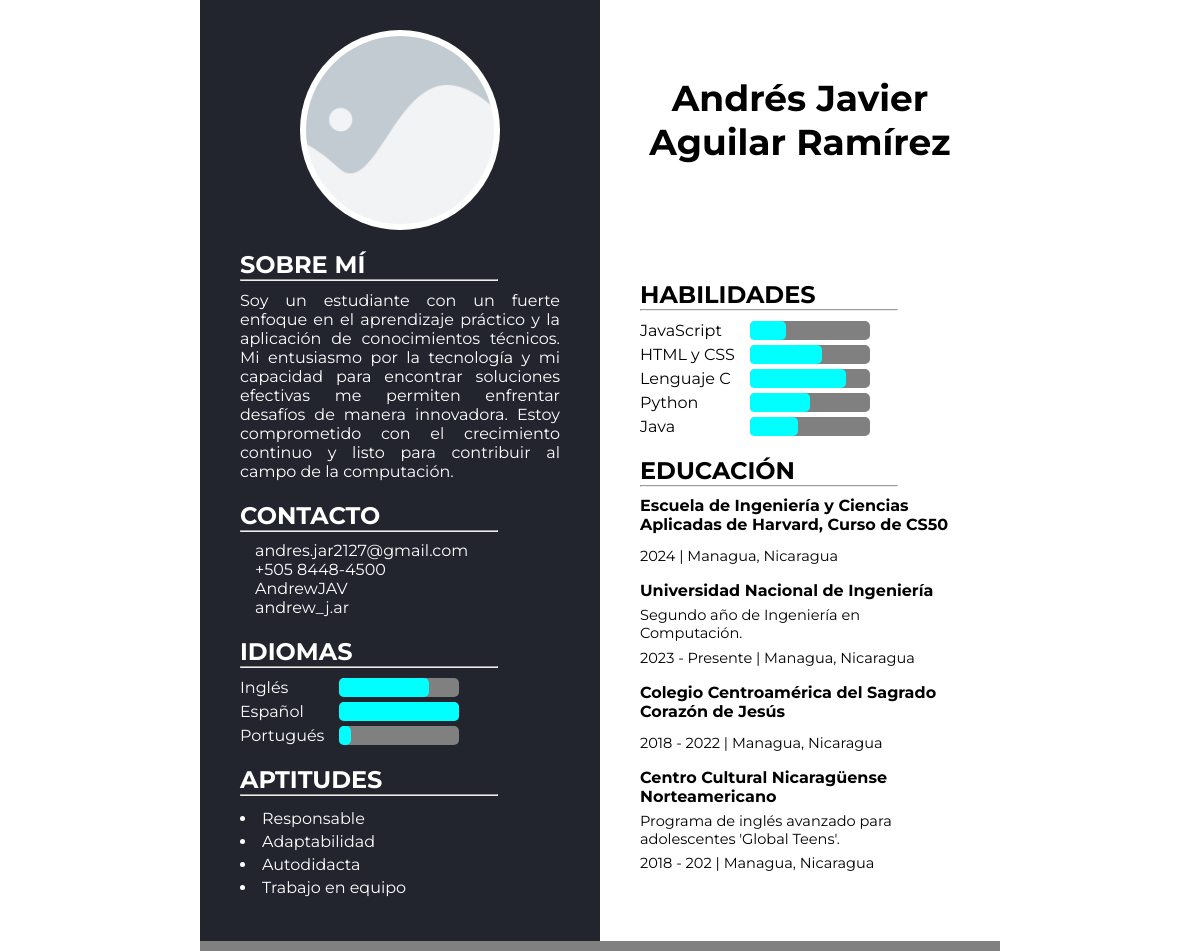
The app's page /person/andres-aguilar/, older data.
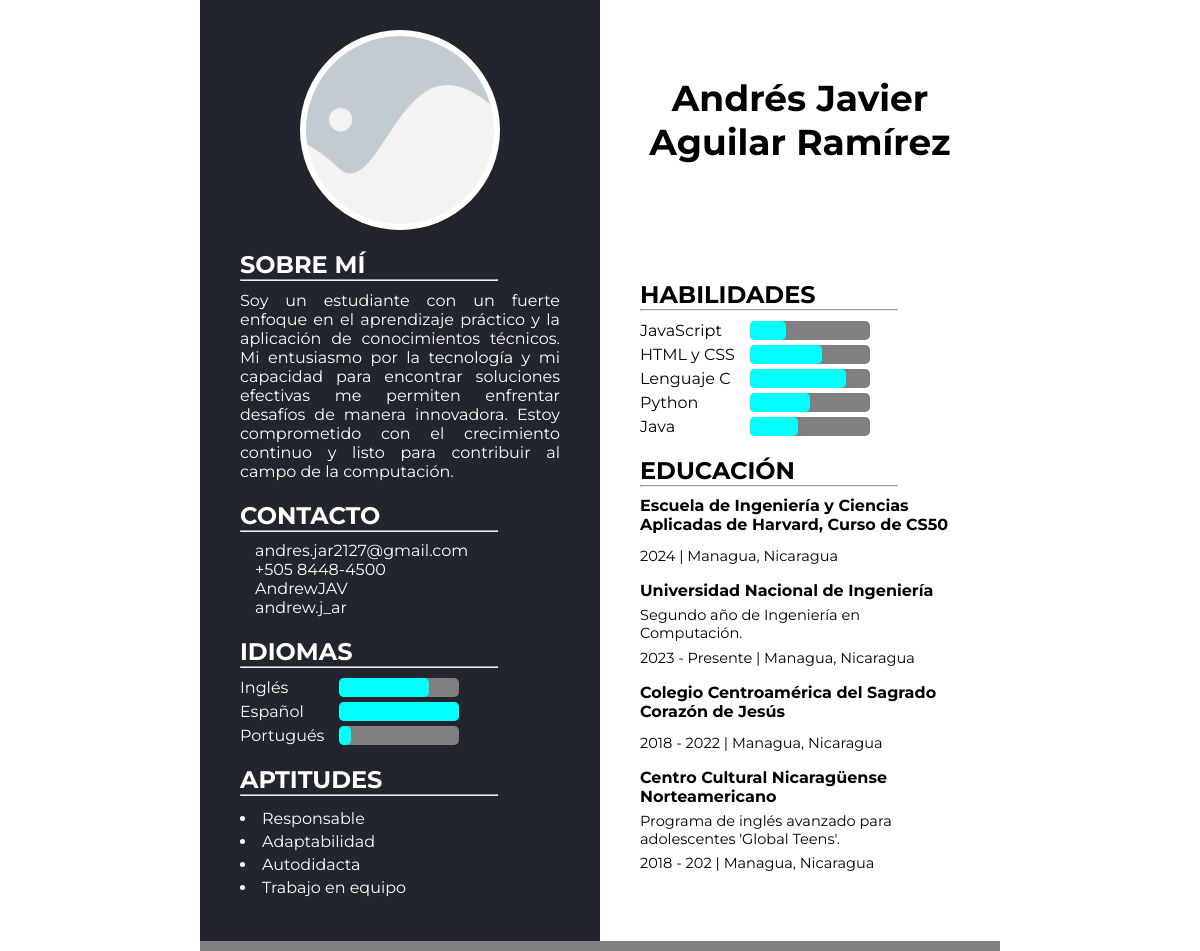
The same page, newer data.
### cv_manager/models.py (models this page shows, shortened)
class Contact(models.Model):
    Types = [
        ('fas fa-envelope','Email'),
        ('fas fa-phone','Phone'),
        ('fas fa-map-marker-alt','Adress'),
        ('fab fa-github','Github'),
        ('fab fa-linkedin','Linkedin'),
        ('fab fa-facebook','Facebook'),
        ('fab fa-instagram','Instagram'),
        ('fab fa-twitter','Twitter'),
        ('fas fa-cogs','Other'),
    ]
    person = models.ForeignKey(Person, related_name='contacts', on_delete=models.CASCADE)
    value = models.CharField(max_length=30,null=False)
    contact_type = models.CharField(max_length=30, choices=Types)

### cv_manager/views.py (the view)
# urls.py: path('person/<slug:slug>/', views.cv_detail, name='cv_view'),
def cv_detail(request,slug):
    person = get_object_or_404(Person, slug=slug)
    contacts = Contact.objects.filter(person=person)
    languages = Language.objects.filter(person=person)
    aptitudes = Aptitude.objects.filter(person=person)
    skills = Skill.objects.filter(person=person)
    educations = Education.objects.filter(person=person).order_by('-start_year')
    laboral_exp = LaboralExp.objects.filter(person=person)
    context = {
        'person':person,
        'contacts':contacts,
        'languages':languages,
        'aptitudes':aptitudes,
        'skills':skills,
        'educations':educations,
        'laboral_exp':laboral_exp,
    }
    return render(request,'cv.html',context)

### templates/cv.html (shortened to what this page needs)
{% load static %}
<!DOCTYPE html>
<html lang="en">
<head>
    <link rel="stylesheet" href="{% static 'css/cv1.css' %}">
</head>
<body>
    <div id="main-container">
        <div id="left-container" style="background-color:{{person.pallete.primary_color}}">
            <div id="profile-img-container">
                {% if person.profile_image %}
                    <img src="{{ person.profile_image.url }}" alt="" id="profile-img">
                {% else %}
                    <img src="{% static 'images/image.jpg' %}" alt="" id="profile-img">
                {% endif %}
            </div>
            <section class="cv-section" id="about-me">
                <h1 class="cv-title">SOBRE MÍ</h1> <hr>
                <p class="cv-text">{{person.about}}</p>
            </section>
            <section class="cv-section" id="contact-section">
                <h1 class="cv-title">CONTACTO</h1> <hr>
                {% for contact in contacts %}
                    <div class="grid-container">
                        <a type="{{ contact.get_contact_type_display }}" content="{{contact.value}}" class="contact-link" target="_blank">{{contact.value}}</a>
                    </div>
                {% endfor %}
            </section>
            <section class="cv-section" id="contact-section">
                <h1 class="cv-title">IDIOMAS</h1> <hr>
                <div class="grid-container">
                    {% for language in languages %}
                        <p class="cv-text">{{language.value}}</p>
                        <div class="progress-bar-container"><div class="progress-bar" style="width:{{language.proficiency}}%; background-color:{{person.pallete.contrast_color}};"></div></div>
                    {% endfor %}
                </div>
            </section>
            <section class="cv-section" id="aptitude-section">
                <h1 class="cv-title">APTITUDES</h1> <hr>
                <ul>
                   {% for aptitude in aptitudes %} <li>{{aptitude.value}}</li> {% endfor %}
                </ul>
            </section>
        </div>
        <div id="right-container">
            <section class="cv-section" id="skill-section">
                <h1 class="cv-title">HABILIDADES</h1> <hr>
                <div class="grid-container">
                    {% for skill in skills %}
                        <p class="cv-text">{{skill.value}}</p>
                        <div class="progress-bar-container"><div class="progress-bar" style="width:{{skill.proficiency}}%; background-color:{{person.pallete.contrast_color}};"></div></div>
                    {% endfor %}
                </div>
            </section>
            <section class="cv-section" id="education-section">
                <h1 class="cv-title">EDUCACIÓN</h1> <hr>
                {% for education in educations %}
                    <div class="section-item">
                        <h4> <a href="{{education.website}}" target="_blank">{{education.institution}}</a></h4>
                        <p>{{education.description}}</p>
                        <p>
                            {% if education.end_year and education.end_year != education.start_year %}{{education.start_year}} - {{education.end_year}}{% endif %}
                            {% if education.end_year and education.end_year == education.start_year %}{{education.start_year}}{% endif %}
                            {% if not education.end_year %}{{education.start_year}} - Presente{% endif %}
                            | {{education.location}}
                        </p>
                    </div>
                {% endfor %}
            </section>
        </div>
    </div>
    <div style="width:800px; height:10px; background-color:gray;" class="footerdiv"></div>
</body>
</html>

Row changes from the older to the newer data that the page shows:
changed Contact: value "andrew_j.ar" → "andrew.j_ar"
